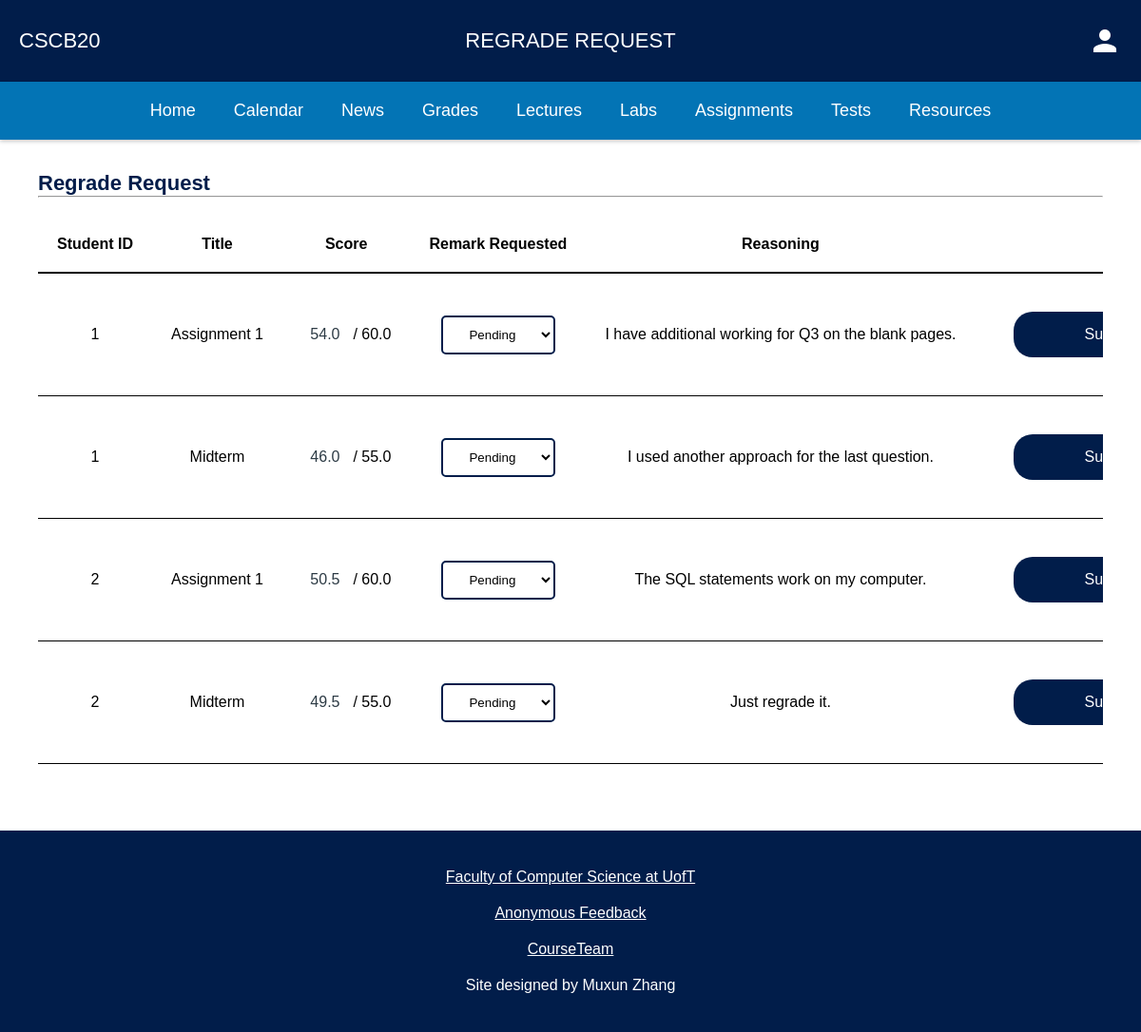
Page /regrade_request (signed in) on the committed database.
### app.py (models this page shows, shortened)
class Grade(db.Model):
    __tablename__ = 'Grade'
    id = db.Column(db.Integer, primary_key = True)
    stud_id = db.Column(db.Integer, nullable=False)
    inst_id = db.Column(db.Integer, nullable=False)
    title = db.Column(db.String(20), nullable=False)
    score = db.Column(db.Double, nullable=False)
    full = db.Column(db.Double, nullable=False)
    remark = db.Column(db.Boolean, nullable=False)

class Regrade(db.Model):
    __tablename__ = 'Regrade'
    id = db.Column(db.Integer, primary_key = True)
    grade_id = db.Column(db.Integer, nullable=False)
    reason = db.Column(db.String(250))

### app.py (the view, shortened to what this page needs)
@app.route("/regrade_request", methods = ['GET', 'POST'])
def regrade():
    if 'name' not in session:
        flash('Access denied.', 'error')
        return redirect(url_for('login'))
    user = User.query.filter_by(username = session['name']).first()
    if(user.type == 'student'):
        if(request.method == 'GET'):
            grades = stud_query_grades(user.id)
            return render_template("stud_regrade.html",
                                page_title = "CSCB20 Regrade Request",
                                current_page_name = "REGRADE REQUEST",
                                grades = grades)
        else:
            grade_id = request.form['title']
            reason = request.form['reason']
            rg_detail = (grade_id, reason)
            add_regrade(rg_detail, grade_id)
            return redirect(url_for('grades'))
    elif(user.type == 'instructor'):
        if(request.method == 'GET'):
            grades = inst_query_regrades(user.id)
            return render_template("inst_regrade.html",
                                page_title = "CSCB20 Regrade Request",
                                current_page_name = "REGRADE REQUEST",
                                grades = grades)

### app.py (called while the page is built)
def inst_query_regrades(id):
    grades = db.session.query(Grade, Regrade).join(Regrade, Grade.id == Regrade.grade_id).filter(Grade.inst_id == id).filter(Grade.remark == True).all()
    return grades

### templates/inst_regrade.html (shortened to what this page needs)
<link rel="stylesheet" type= "text/css" href="{{ url_for('static', filename='css/grades.css') }}">
{% extends "template.html" %}
{% block content %}
    <div class="main-content">
        <div class="content">
            <h2>Regrade Request</h2>
            <hr>
            <table>
                <tr>
                    <th>Student ID</th>
                    <th>Title</th>
                    <th>Score</th>
                    <th>Remark Requested</th>
                    <th>Reasoning</th>
                    <th></th>
                </tr>
                {% for grade, regrade in grades %}
                    <tr>
                        <form action="/regrade_request" method="POST">
                            <td>{{ grade.stud_id }}</td>
                            <td>{{ grade.title }}</td>
                            <td><input type="text" id="score" name="score" placeholder="{{ grade.score }}"> / {{ grade.full }}</input></td>
                            <td><select name="regrade" id="regrade">
                                <option value="True">Pending</option>
                            </select></td>
                            <td>{{ regrade.reason }}</td>
                            <td><button type="submit">Submit</button></td>
                        </form>
                    </tr>
                {% endfor %}
            </table>
        </div>
    </div>
{% endblock content %}

### templates/template.html (shortened to what this page needs)
<!DOCTYPE html>
<html>
    <head>
        <link rel="stylesheet" type= "text/css" href="{{ url_for('static', filename='css/template.css') }}">
    </head>
    <body>
        <header>
            <nav class="nav-bar">
                <div id="top">
                    <div id="course">CSCB20</div>
                    <div id="current-page">{{ current_page_name }}</div>
                    <div id="profile">
                        <a href="{{ url_for('profile') }}" id="avatar"><span class="material-icons">person</span></a>
                    </div>
                </div>
                <ul id="dropdown">
                    <li class="nav-item"><a href="{{ url_for('home') }}">Home</a></li>
                    <li class="nav-item"><a href="{{ url_for('calendar') }}">Calendar</a></li>
                    <li class="nav-item"><a href="{{ url_for('news') }}">News</a></li>
                    <li class="nav-item"><a href="{{ url_for('grades') }}">Grades</a></li>
                    <li class="nav-item"><a href="{{ url_for('lectures') }}">Lectures</a></li>
                    <li class="nav-item"><a href="{{ url_for('labs') }}">Labs</a></li>
                    <li class="nav-item"><a href="{{ url_for('assignments') }}">Assignments</a></li>
                    <li class="nav-item"><a href="{{ url_for('tests') }}">Tests</a></li>
                    <li class="nav-item"><a href="{{ url_for('resources') }}">Resources</a></li>
                </ul>
            </nav>
        </header>
        {% block content %}
        {% endblock content %}
        <footer class="footer">
            <p><a href="https://web.cs.toronto.edu/about/our-department" target="_blank">Faculty of Computer Science at UofT</a></p>
            <p><a href="{{ url_for('feedback') }}">Anonymous Feedback</a></p>
            <p><a href="{{ url_for('courseteam') }}">CourseTeam</a></p>
            <p>Site designed by Muxun Zhang</p>
        </footer>
    </body>
</html>

### static/css/grades.css (style rules this page uses)
table, th, td { border-color: gray; border-collapse: collapse; }
table { width: 100%; margin: 20px 0px; text-align: center; display: block; overflow-x: auto; white-space: nowrap; }
th, td { padding: 20px; }
th { border-bottom: 2px solid; }
td { border-bottom: 1px solid; }
select { padding: 10px; width: 120px; border: 2px solid #011D4A; border-radius: 5px; box-sizing: border-box; text-align: center; }
input#score { border: none; text-align: center; width: 50px; padding: 5px; border-radius: 5px; font-size: 16px; }
input#score::placeholder { color: #2D3B45; font-size: 16px; }
button { padding: 15px; margin: 20px; background-color: #011D4A; color: #FFFFFF; border-radius: 20px; border: none; text-align: center; text-decoration: none; width: 200px; font-size: 16px; }

### static/css/template.css (style rules this page uses)
* { background-color: #FFFFFF; padding: 0px; margin: 0px; font-family: sans-serif; }
html { height: 100%; }
body { min-height: 100vh; display: flex; flex-direction: column; }
#dropdown { display: none; }
.nav-bar { z-index: 100; position: fixed; top: 0; background-color: #011D4A; display: flex; width: 100%; flex-direction: column; }
div#top { display: flex; flex-direction: row; justify-content: space-between; align-items: center; width: 100%; background-color: #011D4A; box-shadow: 0 2px 4px 0 rgba(0,0,0,.2); }
div#course { display: none; font-size: 22px; background-color: #011D4A; color: white; padding: 20px; width: 150px; }
div#current-page { padding: 30px; background-color: #011D4A; color: white; font-size: 18px; text-align: center; }
div#profile { background-color: #011D4A; padding: 20px; }
#avatar { background-color: #011D4A; float: right; }
.material-icons { background-color: #011D4A; color: white; font-size: 36px !important; }
ul#dropdown { list-style-type: none; margin: 0; padding: 0; overflow: hidden; flex-direction: column; background-color: #0374B5; width: 100%; float: none; box-shadow: 0 2px 4px 0 rgba(0,0,0,.2); }
li.nav-item a { display: block; color: white; padding: 20px; background-color: rgba(3,116,181,0.8); text-decoration: none; font-size: 16px; height: auto; }
div.main-content { padding: 100px 20px 30px; min-height: max-content; }
div.content { margin: 0px; padding: 20px; color: #2D3B45; min-height: max-content; }
div.content h2 { font-size: 22px; color: #011D4A; }
footer { bottom: 0; margin-top: auto; position: relative; background-color: #011D4A; color: white; padding: 30px; text-align: center; display: flex; justify-content: center; flex-direction: column; }
footer a { color: white; background-color: #011D4A; text-decoration: underline; font-size: 16px; }
footer p { padding: 10px; background-color: #011D4A; text-decoration: none; font-size: 16px; }
@media only screen and (min-width: 1100px) { div.main-content { padding: 160px 20px 30px; } }
@media only screen and (min-width: 1100px) { div#course { display: block; } }
@media only screen and (min-width: 1100px) { div#current-page { font-size: 22px; } }
@media only screen and (min-width: 1100px) { div#profile { width: 150px; } }
@media only screen and (min-width: 1100px) { ul#dropdown { display: flex; flex-direction: row; justify-content: center; width: 100%; } }
@media only screen and (min-width: 1100px) { li.nav-item a { display: block; color: white; padding: 20px; background-color: #0374B5; text-decoration: none; font-size: 18px; } }

### rows in the picture
Grade: stud_id "1", title "Assignment 1", score "54.0", full "60.0", reason "I have additional working for Q3 on the blank pages."
Grade: stud_id "1", title "Midterm", score "46.0", full "55.0", reason "I used another approach for the last question."
Grade: stud_id "2", title "Assignment 1", score "50.5", full "60.0", reason "The SQL statements work on my computer."
Grade: stud_id "2", title "Midterm", score "49.5", full "55.0", reason "Just regrade it."

### other values in the picture
{{ current_page_name }} "REGRADE REQUEST"
